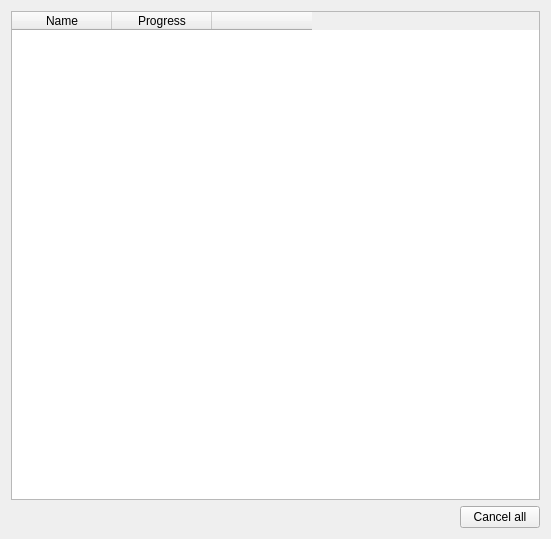
<?xml version="1.0" encoding="UTF-8"?>
<ui version="4.0">
 <class>AsyncTaskManagerWidget</class>
 <widget class="QWidget" name="AsyncTaskManagerWidget">
  <property name="geometry">
   <rect>
    <x>0</x>
    <y>0</y>
    <width>551</width>
    <height>539</height>
   </rect>
  </property>
  <property name="windowTitle">
   <string>Form</string>
  </property>
  <layout class="QVBoxLayout" name="verticalLayout">
   <item>
    <widget class="QTableWidget" name="taskTableWidget">
     <property name="editTriggers">
      <set>QAbstractItemView::NoEditTriggers</set>
     </property>
     <attribute name="horizontalHeaderShowSortIndicator" stdset="0">
      <bool>true</bool>
     </attribute>
     <attribute name="verticalHeaderVisible">
      <bool>false</bool>
     </attribute>
     <column>
      <property name="text">
       <string>Name</string>
      </property>
     </column>
     <column>
      <property name="text">
       <string>Progress</string>
      </property>
     </column>
     <column>
      <property name="text">
       <string/>
      </property>
     </column>
    </widget>
   </item>
   <item>
    <layout class="QHBoxLayout" name="horizontalLayout">
     <item>
      <spacer name="horizontalSpacer">
       <property name="orientation">
        <enum>Qt::Horizontal</enum>
       </property>
       <property name="sizeHint" stdset="0">
        <size>
         <width>40</width>
         <height>20</height>
        </size>
       </property>
      </spacer>
     </item>
     <item>
      <widget class="QPushButton" name="cancelAllButton">
       <property name="toolTip">
        <string>Cancel all running asynchronous operations</string>
       </property>
       <property name="text">
        <string>Cancel all</string>
       </property>
      </widget>
     </item>
    </layout>
   </item>
  </layout>
 </widget>
 <resources/>
 <connections/>
</ui>
